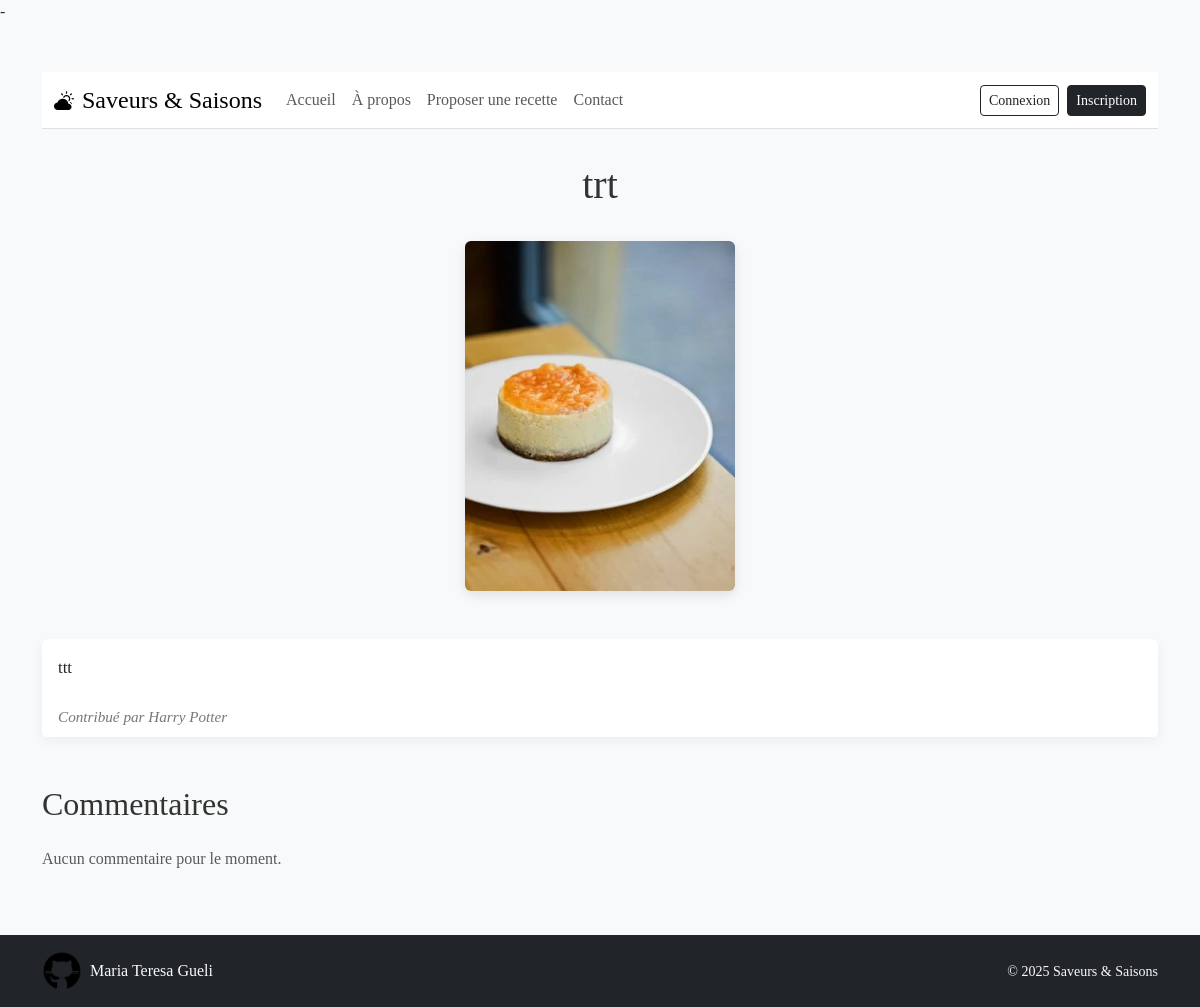
Screenshot of /recipes_read.php?id=22 with the database file from the repository.
### tables this page shows
CREATE TABLE `recipe` (
                          `recipe_id` int NOT NULL,
                          `user_id` int DEFAULT NULL,
                          `title` varchar(255) NOT NULL,
                          `recipe` text NOT NULL,
                          `is_enabled` tinyint(1) DEFAULT '1',
                          `status` enum('published','draft') NOT NULL DEFAULT 'draft',
                          `season_id` int DEFAULT NULL,
                          `type` varchar(50) DEFAULT NULL,
                          `image` varchar(255) DEFAULT NULL
);

CREATE TABLE `USER` (
                        `user_id` int NOT NULL,
                        `contact_id` int DEFAULT NULL,
                        `full_name` varchar(100) NOT NULL,
                        `email` varchar(100) NOT NULL,
                        `password` varchar(255) NOT NULL,
                        `age` int DEFAULT NULL,
                        `created_at` datetime DEFAULT CURRENT_TIMESTAMP,
                        `is_active` tinyint(1) DEFAULT '1'
);

### recipes_read.php (the view, shortened to what this page needs)
<?php
require_once(__DIR__ . '/variables.php');
$getData = $_GET;
$retrieveStmt = $mysqlClient->prepare(
    'SELECT
        r.*,
        u_poster.full_name AS poster_name,
        r.user_id         AS poster_id,
        c.comment_id, c.comment,
        DATE_FORMAT(c.created_at, "%d/%m/%Y %Hh%i") AS comment_date,
        u_comment.full_name AS commenter_name
     FROM recipe AS r
     LEFT JOIN user AS u_poster
       ON r.user_id = u_poster.user_id
     LEFT JOIN comment AS c
       ON r.recipe_id = c.recipe_id
     LEFT JOIN user AS u_comment
       ON c.user_id = u_comment.user_id
     WHERE r.recipe_id = ?
     ORDER BY c.created_at ASC'
);
$retrieveStmt->execute([ $getData['id'] ]);
$rows = $retrieveStmt->fetchAll(PDO::FETCH_ASSOC);
$recipe = [
    'recipe_id' => $rows[0]['recipe_id'],
    'title'     => $rows[0]['title'],
    'content'   => $rows[0]['recipe'],
    'image'     => $rows[0]['image'] ?? null,
    'poster'    => $rows[0]['poster_name'] ?? 'Anonyme',
    'poster_id' => $rows[0]['poster_id'],
    'comments'  => []
];
?>
<!DOCTYPE html>
<html lang="fr">
<head>
    <link href="https://cdn.jsdelivr.net/npm/bootstrap@5.3.0/dist/css/bootstrap.min.css" rel="stylesheet">
    <link href="https://cdn.jsdelivr.net/npm/bootstrap-icons@1.10.0/font/bootstrap-icons.css" rel="stylesheet">
</head>
<body class="d-flex flex-column min-vh-100 bg-light">
<div class="container my-5">
    <?php require_once(__DIR__ . '/header.php'); ?>
    <h1><?= htmlspecialchars($recipe['title']) ?></h1>
    <?php if (!empty($recipe['image'])): ?>
        <div class="text-center mb-4">
            <img src="uploads/<?= htmlspecialchars($recipe['image']) ?>"
                 alt="Image de <?= htmlspecialchars($recipe['title']) ?>"
                 class="recipe-img img-fluid">
        </div>
    <?php endif; ?>
    <div class="card mb-5">
        <div class="card-body">
            <?= nl2br(htmlspecialchars($recipe['content'])) ?>
        </div>
        <div class="card-footer">
        <span class="author">
          Contribué par <?= htmlspecialchars($recipe['poster']) ?>
        </span>
        </div>
    </div>
    <h2 class="mb-4">Commentaires</h2>
    <?php if (!empty($recipe['comments'])): ?>
        <?php foreach ($recipe['comments'] as $c): ?>
            <div class="comment-box">
                <p class="mb-1">
                    <strong><?= htmlspecialchars($c['author']) ?></strong>
                    <small class="text-muted"><?= $c['created_at'] ?></small>
                </p>
                <p class="mb-0"><?= nl2br(htmlspecialchars($c['text'])) ?></p>
            </div>
        <?php endforeach; ?>
    <?php else: ?>
        <p class="text-muted">Aucun commentaire pour le moment.</p>
    <?php endif; ?>
</div>
<?php require_once(__DIR__ . '/footer.php'); ?>
</body>
</html>

### recipes_read.php (style rules this page uses)
body { background-color: #f9f6f1; font-family: 'Georgia', serif; color: #333; }
h1 { font-family: 'Didot', serif; font-size: 2.5rem; text-align: center; margin: 2rem 0; }
.recipe-img { max-height: 350px; object-fit: cover; border-radius: .375rem; box-shadow: 0 4px 12px rgba(0,0,0,0.1); margin-bottom: 1.5rem; }
.card { border: none; box-shadow: 0 4px 12px rgba(0,0,0,0.05); margin-bottom: 2rem; }
.card-body { font-size: 1.05rem; line-height: 1.6; }
.card-footer { background: #fff; border-top: none; display: flex; justify-content: space-between; align-items: center; font-size: 0.95rem; }
.author { font-style: italic; color: #777; }

### rows the page displays
recipe: title "trt", image (picture), recipe "ttt", user.full_name "Harry Potter"
